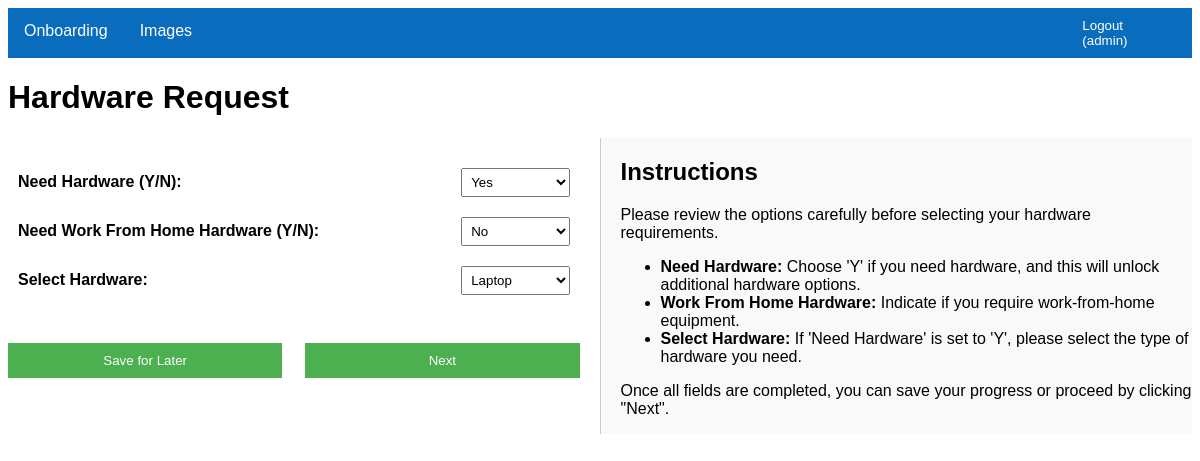
Page /onboarding/hardware/1/ (signed in) on the committed database.
### onboarding/models.py (models this page shows, shortened)
class OnboardingForm(models.Model):
    first_name = models.CharField(max_length=100)
    surname = models.CharField(max_length=100)
    manager_email = models.EmailField()
    job_title = models.CharField(max_length=100)
    department = models.ForeignKey(Department, on_delete=models.SET_NULL, null=True)  # ForeignKey
    site = models.ForeignKey('Site', on_delete=models.SET_NULL, null=True, blank=True)
    email = models.EmailField()
    need_hardware = models.CharField(max_length=1, choices=[('Y', 'Yes'), ('N', 'No')], default='N')
    need_wfh_hardware = models.CharField(max_length=1, choices=[('Y', 'Yes'), ('N', 'No')], default='N')
    hardware_option = models.ForeignKey('HardwareOption', on_delete=models.SET_NULL, null=True, blank=True)
    invoice_automation = models.CharField(max_length=1, choices=[('Y', 'Yes'), ('N', 'No')], default='N')
    warranty_system = models.CharField(max_length=1, choices=[('Y', 'Yes'), ('N', 'No')], default='N')
    syspro_man = models.CharField(max_length=1, choices=[('Y', 'Yes'), ('N', 'No')], default='N')
    syspro_aft = models.CharField(max_length=1, choices=[('Y', 'Yes'), ('N', 'No')], default='N')
    syspro_int = models.CharField(max_length=1, choices=[('Y', 'Yes'), ('N', 'No')], default='N')
    submitted = models.BooleanField(default=False)
    created_at = models.DateTimeField(auto_now_add=True)
    updated_at = models.DateTimeField(auto_now=True)

### onboarding/views.py (the view)
# urls.py: path('hardware/<int:form_id>/', views.onboarding_hardware, name='onboarding_hardware'),  # Add this line
@login_required
def onboarding_hardware(request, form_id):
    form_instance = get_object_or_404(OnboardingForm, id=form_id)
    if request.method == 'POST':
        form = OnboardingFormHardware(request.POST, instance=form_instance)
        if form.is_valid():
            form_instance = form.save(commit=False)  # Save form without committing to the database yet
            if 'submit' in request.POST:
                form_instance.submitted = True  # Mark the form as submitted
                form_instance.save()
                return redirect('onboarding_list')  # Redirect after submission
            elif 'next' in request.POST:
                form_instance.save()  # Save current form data
                return redirect('onboarding_applications', form_instance.id)  # Redirect to applications form
            elif 'save' in request.POST:
                form_instance.submitted = False  # Ensure it’s marked as saved but not submitted
                form_instance.save()
                return redirect('onboarding_list')  # Redirect to the list or another page after saving
        else:
            print("Form errors:", form.errors)
    else:
        form = OnboardingFormHardware(instance=form_instance)
    return render(request, 'onboarding/hardware_form.html', {'form': form})

### onboarding/forms.py (shortened to what this page needs)
class OnboardingFormHardware(forms.ModelForm):
    need_hardware = forms.ChoiceField(choices=[('Y', 'Yes'), ('N', 'No')], label='Need Hardware')
    need_wfh_hardware = forms.ChoiceField(choices=[('Y', 'Yes'), ('N', 'No')], label='Need Work From Home Hardware')
    hardware_option = forms.ModelChoiceField(queryset=HardwareOption.objects.all(), required=False, label='Select Hardware')
    class Meta:
        model = OnboardingForm
        fields = ['need_hardware', 'need_wfh_hardware', 'hardware_option' ]

### onboarding/models.py (called while the page is built)
    def __str__(self):
        return self.name

### onboarding/templates/onboarding/hardware_form.html (shortened to what this page needs)
{% extends 'base.html' %}
{% block content %}
    <h1>Hardware Request</h1>
    <div class="form-container">
        <div class="form-section">
            <form method="POST">
                <table>
                    <tr>
                        <td><label for="id_need_hardware">Need Hardware (Y/N):</label></td>
                        <td>{{ form.need_hardware }}</td>
                    </tr>
                    <tr>
                        <td><label for="id_need_wfh_hardware">Need Work From Home Hardware (Y/N):</label></td>
                        <td>{{ form.need_wfh_hardware }}</td>
                    </tr>
                    <tr>
                        <td><label for="id_hardware_option">Select Hardware:</label></td>
                        <td>{{ form.hardware_option }}  </td>
                    </tr>
                </table>
                <br>
                <div style="display: flex; justify-content: space-between;">
                    <button type="submit" name="save">Save for Later</button>
                    <button type="submit" name="next">Next</button>
                </div>
            </form>
        </div>
        <div class="instructions-section">
            <h2>Instructions</h2>
            <p>Please review the options carefully before selecting your hardware requirements.</p>
            <ul>
                <li><strong>Need Hardware:</strong> Choose 'Y' if you need hardware, and this will unlock additional hardware options.</li>
                <li><strong>Work From Home Hardware:</strong> Indicate if you require work-from-home equipment.</li>
                <li><strong>Select Hardware:</strong> If 'Need Hardware' is set to 'Y', please select the type of hardware you need.</li>
            </ul>
            <p>Once all fields are completed, you can save your progress or proceed by clicking "Next".</p>
        </div>
    </div>
{% endblock %}

### onboarding/templates/base.html (shortened to what this page needs)
<!DOCTYPE html>
<html>
<head>
</head>
<body>
    <div class="navbar">
        <div class="dropdown">
            <button class="dropbtn">Onboarding
            </button>
        </div>
        <div class="dropdown">
            <button class="dropbtn">Images
            </button>
        </div>
        <div class="navbar-right">
            {% if user.is_authenticated %}
            <form method="POST" action="{% url 'logout' %}">
                <button type="submit" class="btn btn-link" style="background-color: #0a6cbd; color: white; border: none; padding: 10px 20px; cursor: pointer;">
                    Logout ({{ user.username }})
                </button>
            </form>
            {% else %}
                <a href="{% url 'login' %}">Login</a>
            {% endif %}
        </div>
    </div>
    <div class="content">
        {% block content %}{% endblock %}
    </div>
</body>
</html>

### onboarding/templates/base.html (style rules this page uses)
table { width: 50%; margin: 20px 0; border-collapse: collapse; }
table td { padding: 10px; }
table td label { font-weight: bold; }
table td input, table td select { width: 100%; padding: 5px; box-sizing: border-box; }
button { padding: 10px 20px; background-color: #4CAF50; color: white; border: none; cursor: pointer; }
body { font-family: Arial, sans-serif; }
.navbar { overflow: hidden; background-color: #0a6cbd; }
.dropdown { float: left; overflow: hidden; }
.dropdown .dropbtn { font-size: 16px; border: none; outline: none; color: white; padding: 14px 16px; background-color: inherit; font-family: inherit; margin: 0; }
.navbar-right { float: right; }

### onboarding/templates/onboarding/hardware_form.html (style rules this page uses)
.form-container { display: flex; width: 100%; box-sizing: border-box; }
.form-section { flex: 1; padding-right: 20px; }
.instructions-section { flex: 1; padding-left: 20px; background-color: #f9f9f9; border-left: 1px solid #ccc; }
table { width: 100%; }
td { padding: 10px; }
button { width: 48%; }

### rows in the picture
OnboardingForm: need_hardware "Yes", need_wfh_hardware "No", hardware_option "Laptop"

### other values in the picture
{{ user.username }} "admin"
